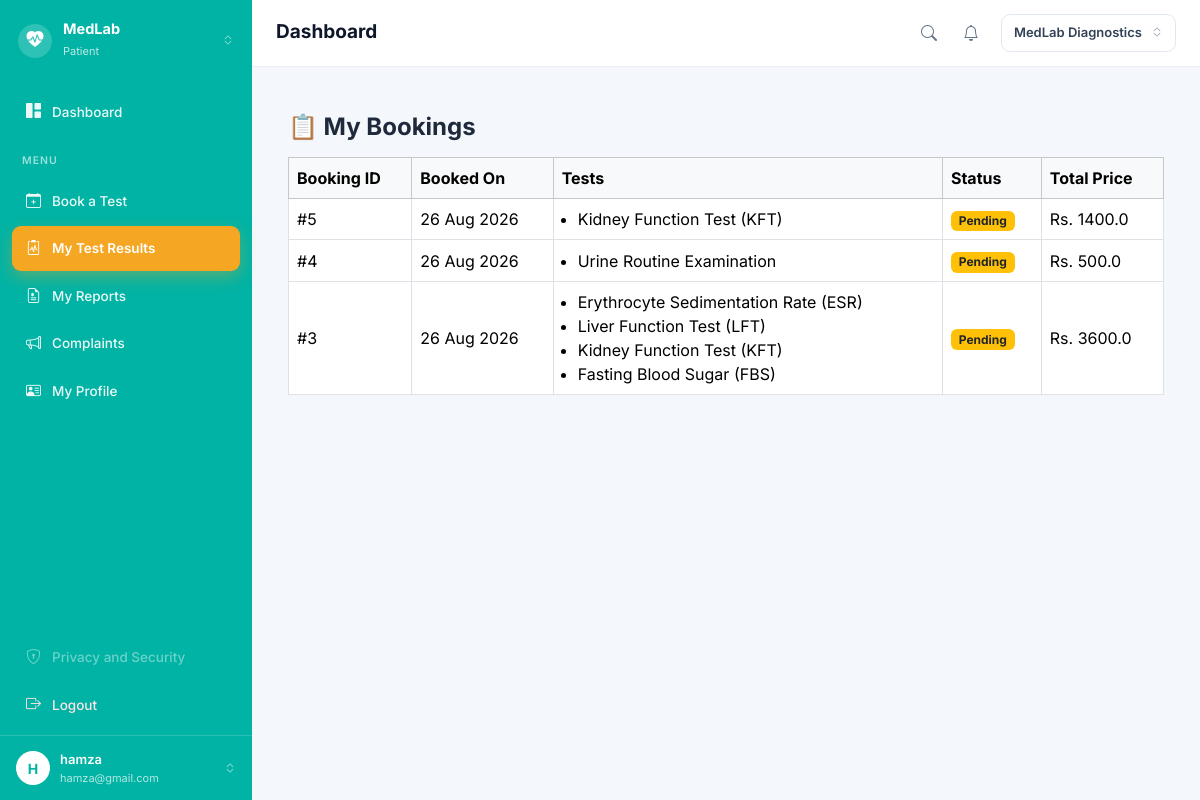
Before: /medlab/my-bookings (signed in) with the older database file.
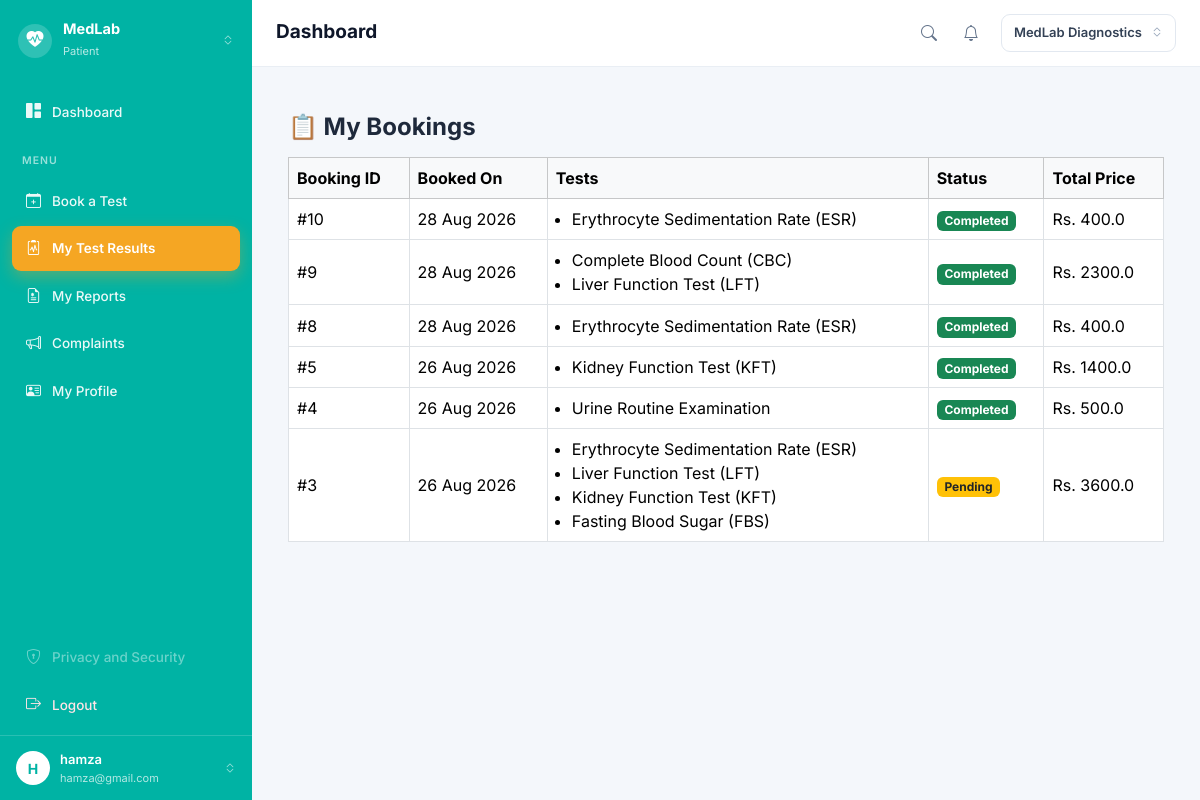
After: the same page with the newer database file.
### app/models/role.py (models this page shows, shortened)
class Role(db.Model):
    __tablename__ = "roles"
    id = db.Column(db.Integer, primary_key=True)
    name = db.Column(
        db.String(50),
        unique=True,
        nullable=False
    )
    users = db.relationship(
        "User",
        back_populates="role"
    )

### app/models/user.py (models this page shows, shortened)
class User(UserMixin, db.Model):
    __tablename__ = "users"
    id = db.Column(
        db.Integer,
        primary_key=True
    )
    name = db.Column(
        db.String(100),
        nullable=False
    )
    email = db.Column(
        db.String(120),
        unique=True,
        nullable=False,
        index=True
    )
    password_hash = db.Column(
        db.String(255),
        nullable=False
    )
    role_id = db.Column(
        db.Integer,
        db.ForeignKey("roles.id"),
        nullable=False
    )
    is_active = db.Column(
        db.Boolean,
        default=True,
        nullable=False
    )
    created_at = db.Column(
        db.DateTime,
        default=lambda: datetime.now(timezone.utc),
        nullable=False
    )
    role = db.relationship(
        "Role",
        back_populates="users"
    )

### app/models/booking.py (models this page shows, shortened)
class Booking(db.Model):
    __tablename__ = "bookings"
    id = db.Column(db.Integer, primary_key=True)
    patient_id = db.Column(
        db.Integer,
        db.ForeignKey("patients.id"),
        nullable=False
    )
    booked_by = db.Column(
        db.Integer,
        db.ForeignKey("users.id"),
        nullable=False
    )
    status = db.Column(
        db.String(30),
        default="Pending",
        nullable=False
    )   # Pending, Sample Collected, Processing, Completed, Cancelled
    scheduled_at = db.Column(db.DateTime, nullable=True)
    created_at = db.Column(
        db.DateTime,
        default=lambda: datetime.now(timezone.utc),
        nullable=False
    )
    patient = db.relationship("Patient", backref="bookings")
    items = db.relationship("BookingItem", back_populates="booking", cascade="all, delete-orphan")

class BookingItem(db.Model):
    __tablename__ = "booking_items"
    id = db.Column(db.Integer, primary_key=True)
    booking_id = db.Column(
        db.Integer,
        db.ForeignKey("bookings.id"),
        nullable=False
    )
    test_id = db.Column(
        db.Integer,
        db.ForeignKey("tests.id"),
        nullable=False
    )
    price = db.Column(db.Float, nullable=False)   # booking time ka price snapshot
    booking = db.relationship("Booking", back_populates="items")
    test = db.relationship("Test")

### app/models/test.py (models this page shows, shortened)
class Test(db.Model):
    __tablename__ = "tests"
    id = db.Column(db.Integer, primary_key=True)
    category_id = db.Column(
        db.Integer,
        db.ForeignKey("test_categories.id"),
        nullable=False
    )
    name = db.Column(db.String(150), nullable=False)
    code = db.Column(db.String(20), unique=True, nullable=False)
    price = db.Column(db.Float, nullable=False)
    sample_type = db.Column(db.String(50), nullable=True)
    turnaround_hours = db.Column(db.Integer, nullable=True)
    category = db.relationship("TestCategory", back_populates="tests")

### app/medlab/routes.py (the view)
@medlab.route("/my-bookings")
@login_required
def my_bookings():
    if current_user.role.name != "Patient":
        flash("This page is only for patients.", "danger")
        return redirect(url_for("auth.dashboard"))
    my_patient = Patient.query.filter_by(user_id=current_user.id).first()
    bookings = Booking.query.filter_by(
        patient_id=my_patient.id
    ).order_by(Booking.created_at.desc()).all()
    return render_template(
        "medlab/my_bookings.html",
        bookings=bookings
    )

### app/auth/routes.py (called while the page is built)
@login_manager.user_loader
def load_user(user_id):
    return db.session.get(
        User,
        int(user_id)
    )

### app/templates/medlab/my_bookings.html
{% extends "base.html" %}
{% block content %}
<div class="container mt-4">
    <h4 class="fw-bold mb-3">📋 My Bookings</h4>
    <table class="table table-bordered align-middle">
        <thead class="table-light">
            <tr>
                <th>Booking ID</th>
                <th>Booked On</th>
                <th>Tests</th>
                <th>Status</th>
                <th>Total Price</th>
            </tr>
        </thead>
        <tbody>
            {% for b in bookings %}
            <tr>
                <td>#{{ b.id }}</td>
                <td>{{ b.created_at.strftime('%d %b %Y') }}</td>
                <td>
                    <ul class="mb-0 ps-3">
                        {% for item in b.items %}
                        <li>{{ item.test.name }}</li>
                        {% endfor %}
                    </ul>
                </td>
                <td>
                    {% if b.status == "Pending" %}
                        <span class="badge bg-warning text-dark">{{ b.status }}</span>
                    {% elif b.status == "Completed" %}
                        <span class="badge bg-success">{{ b.status }}</span>
                    {% else %}
                        <span class="badge bg-secondary">{{ b.status }}</span>
                    {% endif %}
                </td>
                <td>
                    Rs. {{ b.items | sum(attribute="price") }}
                </td>
            </tr>
            {% else %}
            <tr>
                <td colspan="5" class="text-center text-muted">No bookings yet.</td>
            </tr>
            {% endfor %}
        </tbody>
    </table>
</div>
{% endblock %}

### app/templates/base.html (shortened to what this page needs)
<!DOCTYPE html>
<html lang="en">
<head>
    <link href="https://cdn.jsdelivr.net/npm/bootstrap@5.3.3/dist/css/bootstrap.min.css" rel="stylesheet">
    <link rel="stylesheet" href="https://cdn.jsdelivr.net/npm/bootstrap-icons@1.11.3/font/bootstrap-icons.min.css">
</head>
<body>
    {% if current_user.is_authenticated %}
    <div class="shell">
        <aside class="side">
            <div class="side-brand">
                <span class="brand-dot"><i class="bi bi-heart-pulse-fill"></i></span>
                <span class="brand-txt">
                    <b>MedLab</b>
                    <small>{{ current_user.role.name }}</small>
                </span>
                <i class="bi bi-chevron-expand" style="opacity:.6;font-size:12px;"></i>
            </div>
            <nav class="side-nav">
                <a href="{{ url_for('auth.dashboard') }}"
                    class="nav-item {% if request.endpoint == 'auth.dashboard' %}active{% endif %}">
                    <i class="bi bi-grid-1x2-fill"></i> Dashboard
                </a>
                <div class="side-label">Menu</div>
                {% if current_user.role.name in ["Patient", "Receptionist", "Administrator"] %}
                <a href="{{ url_for('medlab.book_test') }}"
                    class="nav-item {% if request.endpoint == 'medlab.book_test' %}active{% endif %}">
                    <i class="bi bi-calendar-plus"></i> Book a Test
                </a>
                {% endif %}
                {% if current_user.role.name == "Patient" %}
                <a href="{{ url_for('medlab.my_bookings') }}"
                    class="nav-item {% if request.endpoint == 'medlab.my_bookings' %}active{% endif %}">
                    <i class="bi bi-clipboard2-pulse"></i> My Test Results
                </a>
                <a href="{{ url_for('medlab.my_reports') }}"
                    class="nav-item {% if request.endpoint == 'medlab.my_reports' %}active{% endif %}">
                    <i class="bi bi-file-earmark-medical"></i> My Reports
                </a>
                <a href="{{ url_for('medlab.new_complaint') }}" class="nav-item">
                    <i class="bi bi-megaphone"></i> Complaints
                </a>
                {% endif %}
                <a href="{{ url_for('auth.profile') }}"
                    class="nav-item {% if request.endpoint == 'auth.profile' %}active{% endif %}">
                    <i class="bi bi-person-vcard"></i> My Profile
                </a>
                <div style="flex:1"></div>
                <a href="#" class="nav-item off"><i class="bi bi-shield-lock"></i> Privacy and Security</a>
                <a href="{{ url_for('auth.logout') }}" class="nav-item" style="color:#ffe4e6;">
                    <i class="bi bi-box-arrow-right"></i> Logout
                </a>
            </nav>
            <a href="{{ url_for('auth.profile') }}" class="side-user">
                <span class="avatar">{{ (current_user.name or "?")[0] | upper }}</span>
                <span class="u-txt">
                    <b>{{ current_user.name }}</b>
                    <small>{{ current_user.email }}</small>
                </span>
                <i class="bi bi-chevron-expand" style="opacity:.6;font-size:12px;"></i>
            </a>
        </aside>
        <div class="main">
            <header class="topbar">
                <div style="display:flex;align-items:center;gap:10px;">
                    <h1 class="page-title">{% block page_title %}Dashboard{% endblock %}</h1>
                </div>
                <div class="top-right">
                    {% if current_user.role.name in ["Patient", "Receptionist", "Administrator"] %}
                    <a href="{{ url_for('medlab.book_test') }}" class="ico-btn" title="Search tests">
                        <i class="bi bi-search"></i>
                    </a>
                    {% endif %}
                    <a href="{{ url_for('auth.dashboard') }}" class="ico-btn" title="Notifications">
                        <i class="bi bi-bell"></i>
                    </a>
                    <span class="lab-pill">MedLab Diagnostics <i class="bi bi-chevron-expand"></i></span>
                </div>
            </header>
            <div class="page">
                {% block content %}{% endblock %}
            </div>
        </div>
    </div>
    {% endif %}
</body>
</html>

### app/templates/base.html (style rules this page uses)
:root { --teal: #00b3a4; --orange: #f5a623; --page: #f4f7fb; }
* { font-family: 'Inter', sans-serif; }
body { margin: 0; background: var(--page); color: #1e293b; }
a { text-decoration: none; }
.shell { display: flex; min-height: 100vh; }
.side { width: 252px; flex-shrink: 0; background: var(--teal); display: flex; flex-direction: column; color: #fff; position: sticky; top: 0; height: 100vh; }
.side-brand { display: flex; align-items: center; gap: 11px; padding: 20px 18px; }
.brand-dot { width: 34px; height: 34px; border-radius: 50%; background: rgba(255, 255, 255, .18); display: flex; align-items: center; justify-content: center; font-size: 17px; }
.brand-txt { flex: 1; min-width: 0; }
.brand-txt b { display: block; font-size: 14.5px; font-weight: 700; line-height: 1.2; }
.brand-txt small { font-size: 11px; color: rgba(255, 255, 255, .72); }
.side-nav { padding: 8px 12px; display: flex; flex-direction: column; gap: 3px; flex: 1; }
.side-label { font-size: 10.5px; letter-spacing: 1px; text-transform: uppercase; color: rgba(255, 255, 255, .6); padding: 16px 10px 7px; font-weight: 600; }
.nav-item { display: flex; align-items: center; gap: 11px; padding: 11px 14px; border-radius: 9px; color: rgba(255, 255, 255, .92); font-size: 13.5px; font-weight: 500; }
.nav-item i { font-size: 15px; }
.nav-item.active { background: var(--orange); color: #fff; font-weight: 600; box-shadow: 0 6px 16px rgba(245, 166, 35, .35); }
.nav-item.off { opacity: .45; pointer-events: none; }
.side-user { display: flex; align-items: center; gap: 10px; padding: 14px 16px; border-top: 1px solid rgba(255, 255, 255, .16); color: #fff; }
.avatar { width: 34px; height: 34px; border-radius: 50%; background: #fff; color: var(--teal); display: flex; align-items: center; justify-content: center; font-weight: 700; font-size: 14px; flex-shrink: 0; }
.side-user .u-txt { flex: 1; min-width: 0; }
.side-user .u-txt b { display: block; font-size: 13px; font-weight: 600; }
.side-user .u-txt small { display: block; font-size: 11px; color: rgba(255, 255, 255, .7); white-space: nowrap; overflow: hidden; text-overflow: ellipsis; }
.main { flex: 1; min-width: 0; display: flex; flex-direction: column; }
.topbar { background: #fff; display: flex; align-items: center; justify-content: space-between; gap: 14px; padding: 14px 24px; border-bottom: 1px solid #e9eef4; }
.page-title { font-size: 19px; font-weight: 700; color: #0f172a; margin: 0; }
.top-right { display: flex; align-items: center; gap: 6px; }
.ico-btn { width: 36px; height: 36px; border-radius: 9px; border: none; background: transparent; color: #64748b; font-size: 16px; position: relative; display: flex; align-items: center; justify-content: center; }
.lab-pill { display: flex; align-items: center; gap: 9px; border: 1px solid #e2e8f0; border-radius: 9px; padding: 8px 12px; font-size: 13px; font-weight: 600; color: #334155; margin-left: 6px; }
.lab-pill i { color: #94a3b8; font-size: 12px; }
.page { padding: 22px 24px 40px; }

Changed rows visible on the page:
added Booking: id "10", created_at "28 Aug 2026", status "Completed", items|sum "400.0"
added BookingItem: test.name "Erythrocyte Sedimentation Rate (ESR)", shown under "10"
added Booking: id "9", created_at "28 Aug 2026", status "Completed", items|sum "2300.0"
added BookingItem: test.name "Complete Blood Count (CBC)", shown under "9"
added BookingItem: test.name "Liver Function Test (LFT)", shown under "9"
added Booking: id "8", created_at "28 Aug 2026", status "Completed", items|sum "400.0"
added BookingItem: test.name "Erythrocyte Sedimentation Rate (ESR)", shown under "8"
changed Booking id 5: status "Pending" → "Completed"
changed Booking id 4: status "Pending" → "Completed"
